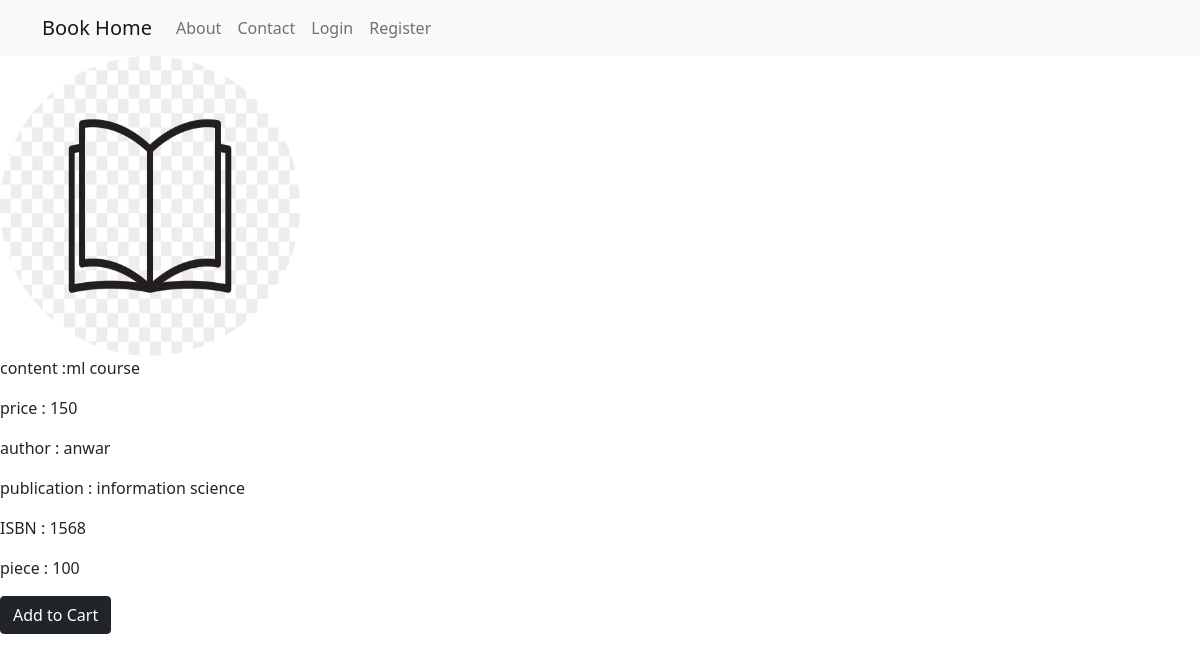
/book_info/6, run on an earlier commit of the app's database.
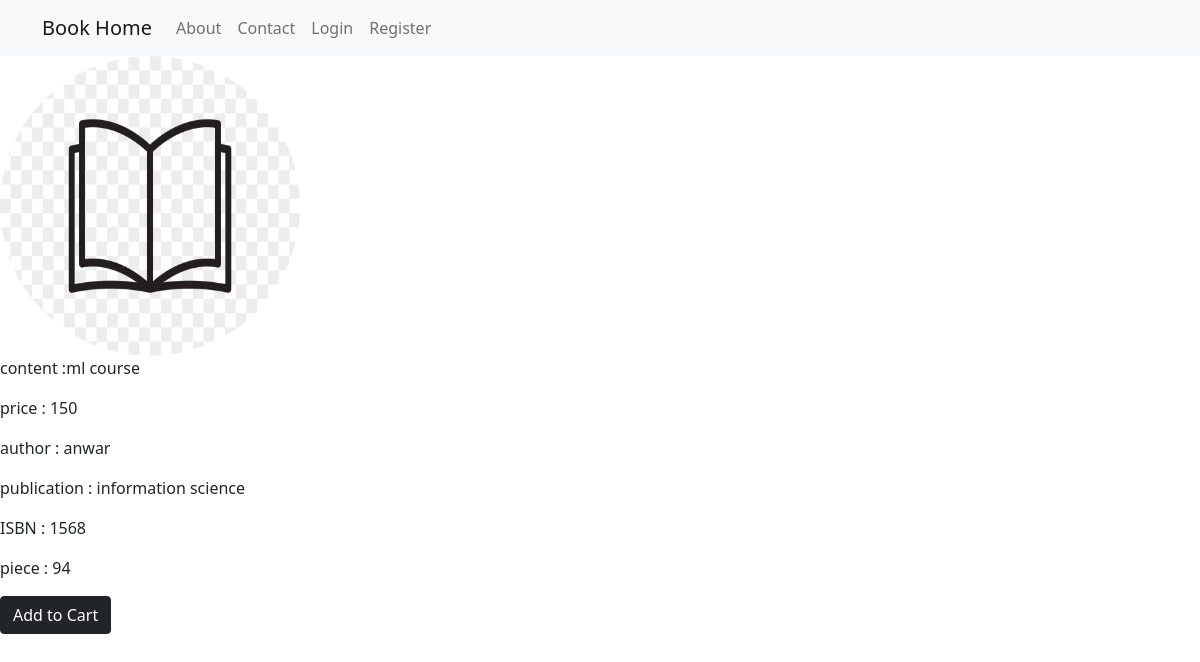
And on a later commit of the database.
### Models.py (models this page shows, shortened)
class Book(db.Model, UserMixin):
    id = db.Column(db.Integer, primary_key=True)
    title = db.Column(db.String(100), nullable=False)
    author = db.Column(db.String(100), nullable=False)
    publication = db.Column(db.String(100), nullable=False)
    ISBN = db.Column(db.String(100), nullable=False)
    content = db.Column(db.Text, nullable=False)
    price = db.Column(db.Integer, nullable=False)
    piece=db.Column(db.Integer, nullable=False)
    image_file = db.Column(db.String(20), nullable=False, default='default.jpg')
    cart=db.relationship('Cart', backref='cartbook', lazy=True)
    orderbook=db.relationship('OrderBook', backref='orderbook', lazy=True)

### routes.py (the view)
@app.route("/book_info/<int:book_id>")
def book_info(book_id):
    book = Book.query.get_or_404(book_id)
    return render_template('infobook.html', book=book)

### templates/infobook.html (shortened to what this page needs)
{% extends "home.html" %}
  {% block content %}
  {% if book.piece <= 0 %}
		<h2>Out Of WetSite</h2>
		        {% if current_user.is_authenticated %}
        {%endif%}
	  {% else: %}
  <img class="rounded-circle article-img"
  {% if book.image_file[0] == "C" %}
  src="{{ url_for('static',filename='book_profile/' + 'defalt.jpg' ) }}" width = "300" height = "300">
  {%else%}
    src="{{ url_for('static',filename='book_profile/' + book.image_file ) }}" width = "300" height = "300">
  {%endif%}
            <div class="article-metadata">
            <p class="article-content">content :{{ book.content }}</p>
            <p class="article-content">price : {{ book.price }}</p>
            <p class="article-content">author : {{ book.author }}</p>
            <p class="article-content">publication : {{ book.publication }}</p>
            <p class="article-content">ISBN : {{ book.ISBN }}</p>
            <p class="article-content">piece : {{ book.piece }}</p>
            </div>
<div>
<a class="btn btn-dark" href="{{ url_for('addcart',book_id=book.id) }}" role="button">Add to Cart</a>
</div>
   {%endif%}
  {% endblock %}

What changed in the data, as far as the page shows it:
changed Book "ml course": piece "100" → "94"
